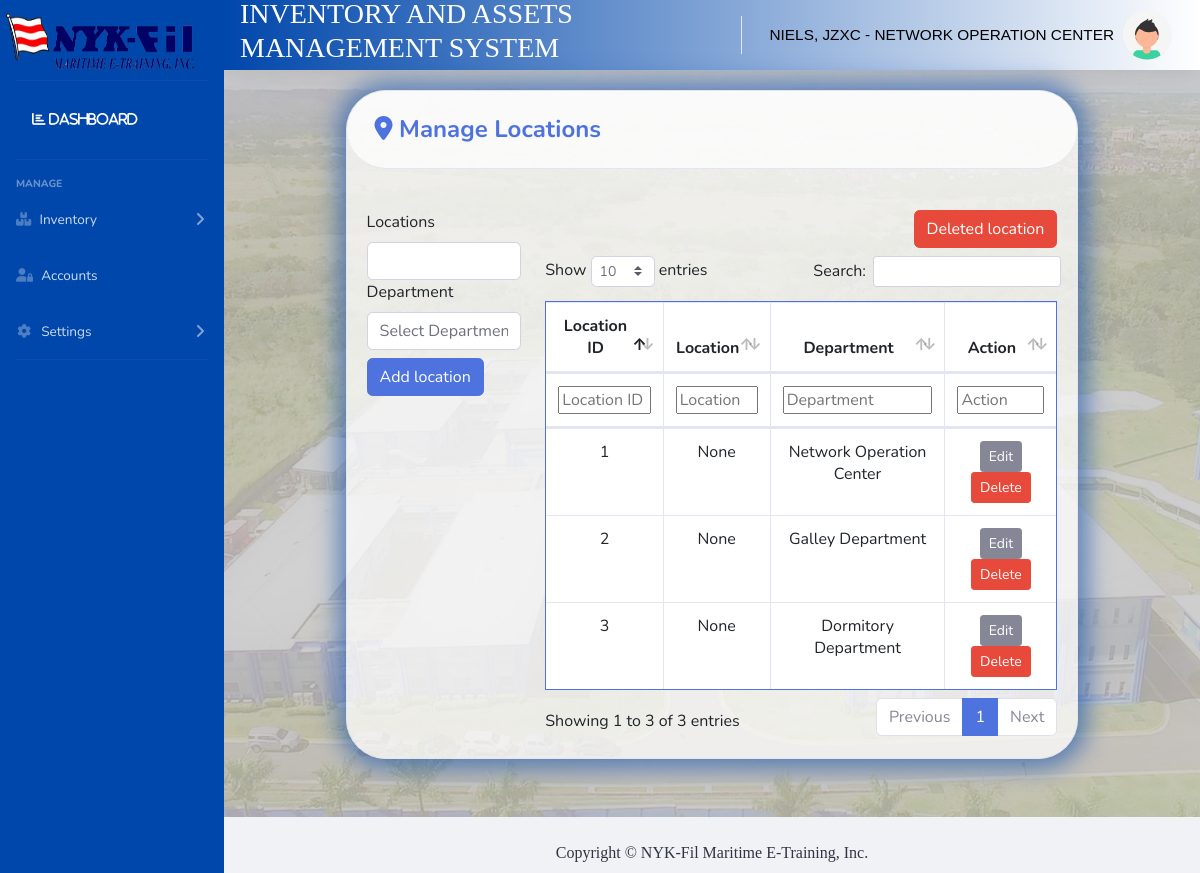
/pages/location.php (signed in), run on an earlier commit of the app's database.
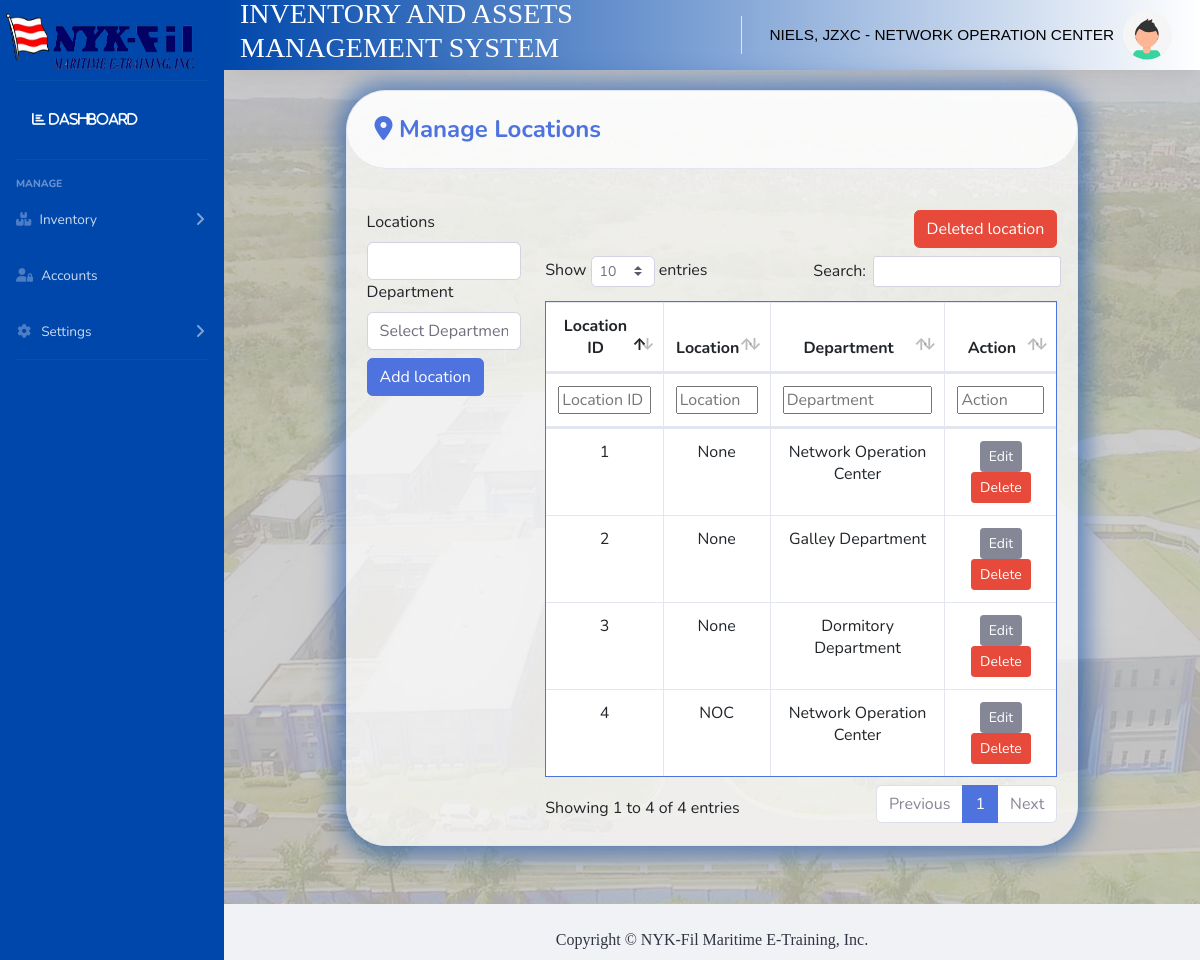
And on a later commit of the database.
### tables this page shows
CREATE TABLE `location_tbl` (
  `locationid` int(11) NOT NULL,
  `locationname` varchar(250) NOT NULL,
  `departmentid` int(11) NOT NULL,
  `loc_deleted` int(11) NOT NULL
);

CREATE TABLE `department_tbl` (
  `departmentid` int(11) NOT NULL,
  `department` varchar(255) NOT NULL,
  `dept_deleted` int(11) NOT NULL
);

### pages/locationclass.php (the view, shortened to what the changed rows need)
<?php
function populatetbllocation($userlevelid, $userdeptid)
{
  try
  {
    include '../includes/dbcon.php';
    if($userlevelid == 2)
    {
      $statement = $conn->prepare("Select a.locationid,a.locationname,a.loc_deleted,
                                b.department from location_tbl as a
                                    inner join department_tbl as b on a.departmentid=b.departmentid where a.departmentid = ".$userdeptid." and a.loc_deleted= 1 ");
    }
    else if($userlevelid == 1 || $userlevelid == 3)
    {
      $statement = $conn->prepare("Select a.locationid,a.locationname,a.loc_deleted,
                                b.department from location_tbl as a
                                    inner join department_tbl as b on a.departmentid=b.departmentid where a.loc_deleted= 1 ");
    }
    $statement->execute();
    $result = $statement->get_result();
          while($row = $result->fetch_assoc())
          {
              echo "<tr>";
              echo "<td>".$row["locationid"]."</td>";
              echo "<td>".$row["locationname"]."</td>";
              if($userlevelid == 1)
              {
                echo "<td>".$row["department"]."</td>";
              }
              echo "<td>
              <a class='btn btn-secondary btn-sm edit_btn' style='color:white;'>
              Edit
              </a>
              <a class='btn btn-danger btn-sm ' onclick='return checkdelete()' href='locationdelete.php?id=".$row["locationid"]."' style='color:white;'>
              Delete
              </a>
              </td>";
              echo "</tr>";
          }
  }
  catch (\Exception $e)
  {
  }
}
?>

### pages/location.php (shortened to what the changed rows need)
<?php include 'locationclass.php'; ?>
<!DOCTYPE html>
<html lang="en">
<head>
    <?php include 'head.php'; ?>
</head>
<body>
    <?php include '../includes/navbar.php'; ?>
    <div class="container-fluid mt-3" style="max-width: 80%">
        <div class="card" style="background-color: #ffffffba;background-clip: border-box;border-radius: 2.5rem;margin-bottom: 10px;-webkit-box-shadow: 1px 1px 23px 9px rgba(0,0,0,0.75);-moz-box-shadow: 1px 1px 23px 9px rgba(0,0,0,0.75);box-shadow: 1px 1px 23px 9px rgb(0 71 171 / 55%);">
            <div class="card-body">
                <div class="row">
                    <div class="mt-3 col-md-3">
                        <div class="form-group">
                        </div>
                    </div>
                    <div class="mt-3 col-md-9 table-responsive" style="overflow-y:auto;max-height:650px;">
                        <div class="row">
                        <div class="col-md-8 ">
                        </div>
                        <div class="col-md-4 mb-2 d-flex justify-content-end">
                        </div>
                     </div>
                        <table id="example" class="table table-bordered border-primary table-hover text-center display" style="width:100%;">
                            <thead class="bg-primary border-primary">
                                <tr>
                                    <th>Location ID</th>
                                    <th>Location</th>
                                    <?php if ($userlevelid == 1) {
                                        echo "<th>Department</th>";
                                    } ?>
                                    <th>Action</th>
                                </tr>
                            </thead>
                            <tbody>
                                <?php populatetbllocation($userlevelid, $userdeptid); ?>
                            </tbody>
                        </table>
                    </div>
                </div>
            </div>
        </div>
    </div>
</body>
</html>

What changed in the data, as far as the page shows it:
now on this page (row edited): location_tbl: locationid "4", locationname "NOC", departmentid.department "Network Operation Center"
Also different on the page:
text written by a page script: "Show entries Search: Showing 1 to 3 of 3 entries Previous 1 Next" → "Show entries Search: Showing 1 to 4 of 4 entries Previous 1 Next"
